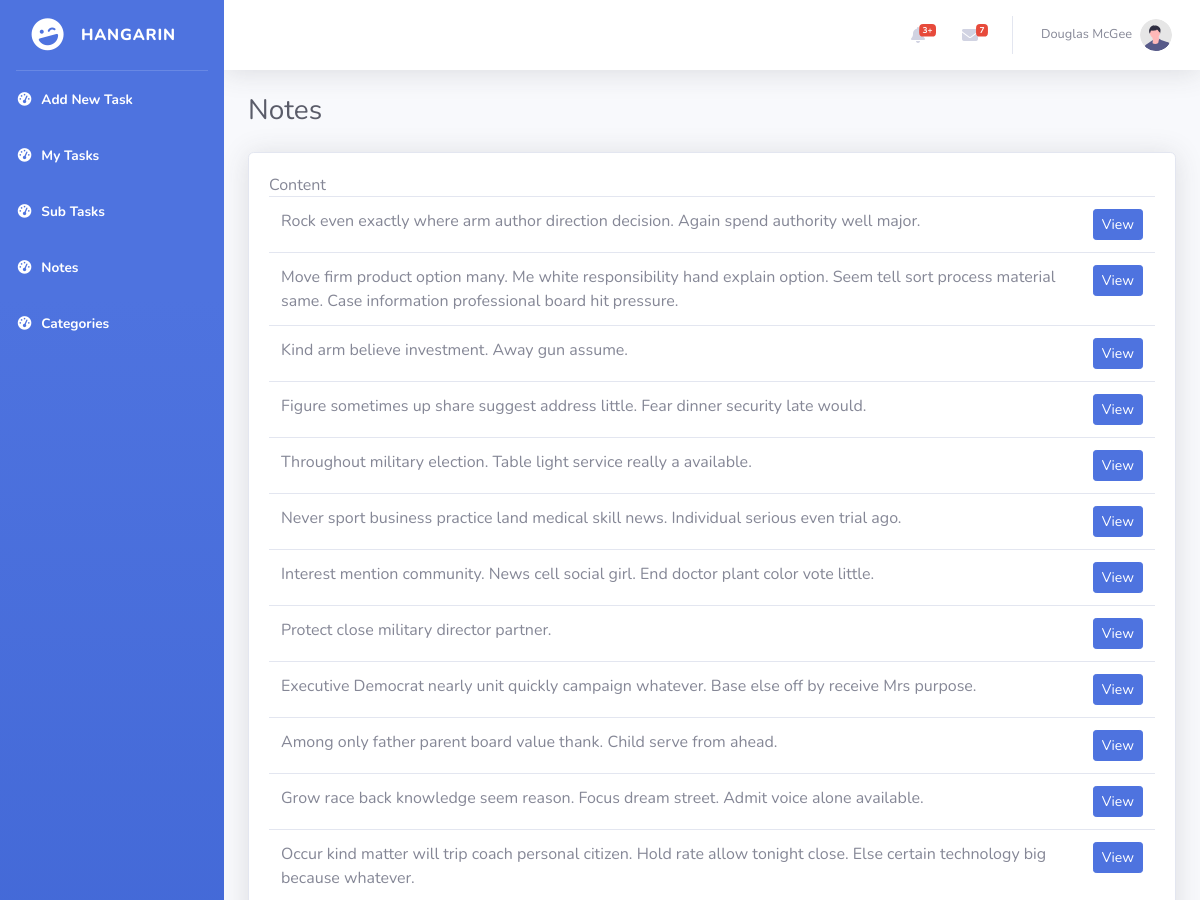
/notes_list/ (upper part), run on an earlier commit of the app's database.
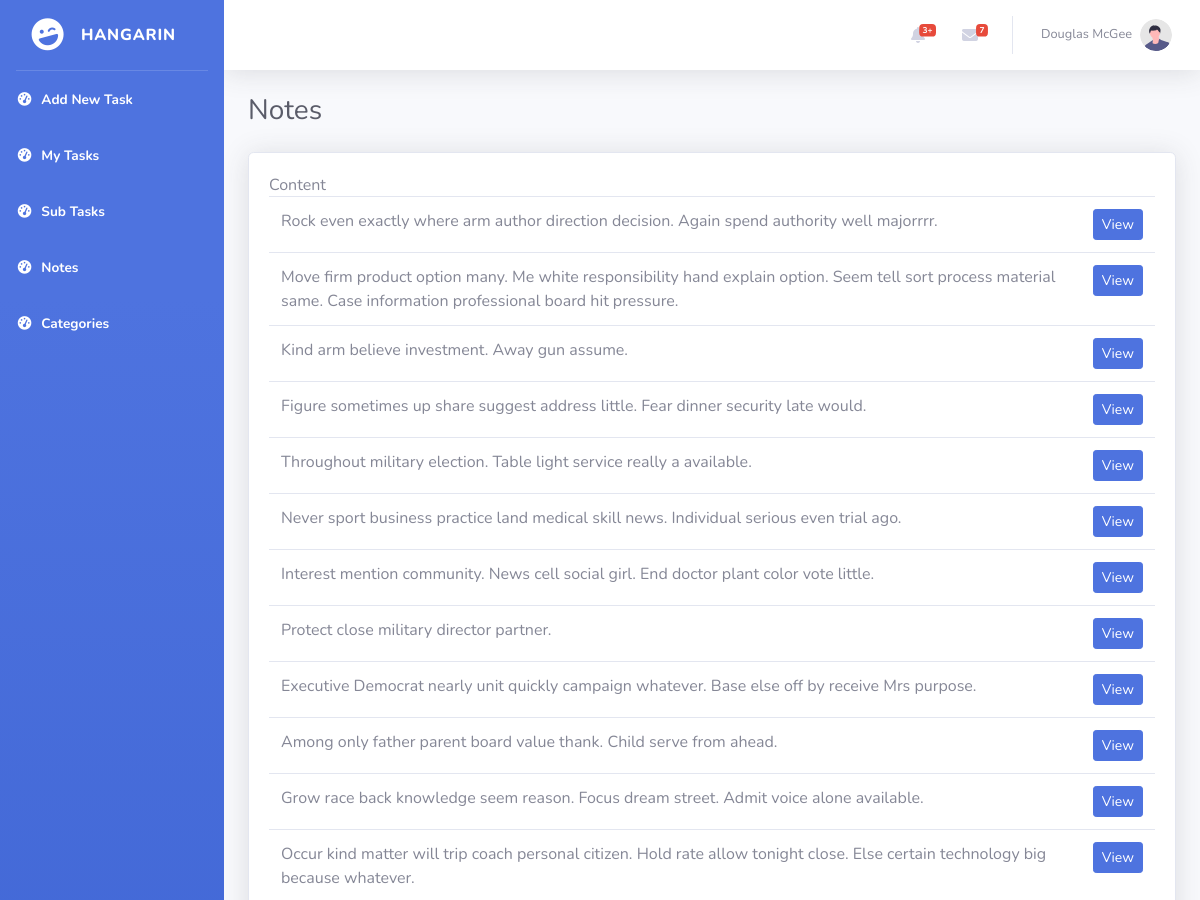
And on a later commit of the database.
### tasks/models.py (models this page shows, shortened)
class BaseModel(models.Model):
    created_at = models.DateTimeField(auto_now_add=True)
    updated_at = models.DateTimeField(auto_now=True)
    class Meta:
        abstract = True

class Note(BaseModel):
    task = models.ForeignKey(Task, on_delete=models.CASCADE)
    content = models.TextField()

### tasks/views.py (the view)
# urls.py: path('notes_list/', NotesListView.as_view(), name='notes-list'),
class NotesListView(ListView):
    model = Note
    template_name = 'notes_list.html'
    context_object_name = 'notes'

### templates/notes_list.html (shortened to what the changed rows need)
{% load static %}
<!DOCTYPE html>
<html lang="en">
<head>
    <link href="{% static 'vendor/fontawesome-free/css/all.min.css' %}" rel="stylesheet" type="text/css">
    <link href="{% static 'css/sb-admin-2.min.css' %}" rel="stylesheet">
</head>
<body id="page-top">
    <div id="wrapper">
        <div id="content-wrapper" class="d-flex flex-column">
            <div id="content">
                <div class="container-fluid">
                    <div class="d-sm-flex align-items-center justify-content-between mb-4">
                        <h1 class="h3 mb-0 text-gray-800">Notes</h1>
                    </div>
                    <div class="card shadow mb-4">
                        <div class="card-body">
                            <div class="table-responsive">
                                <table class="table " id="dataTable" width="100%" cellspacing="0">
                                    <tbody>
                                        {% for object in object_list %}
                                        <tr>
                                            <td>{{ object.content }}</td>
                                            <td><a href="/notes_list/{{ object.id }}" class="btn btn-primary btn-sm">View</a></td>
                                        </tr>
                                        {% endfor %}
                                    </tbody>
                                </table>
                            </div>
                        </div>
</div>
            </div>
        </div>
    </div>
</body>
</html>

What changed in the data, as far as the page shows it:
changed Note: content "Rock even exactly where arm author direction decision. Again spend authority well major." → "Rock even exactly where arm author direction decision. Again spend authority well majorrrr."
